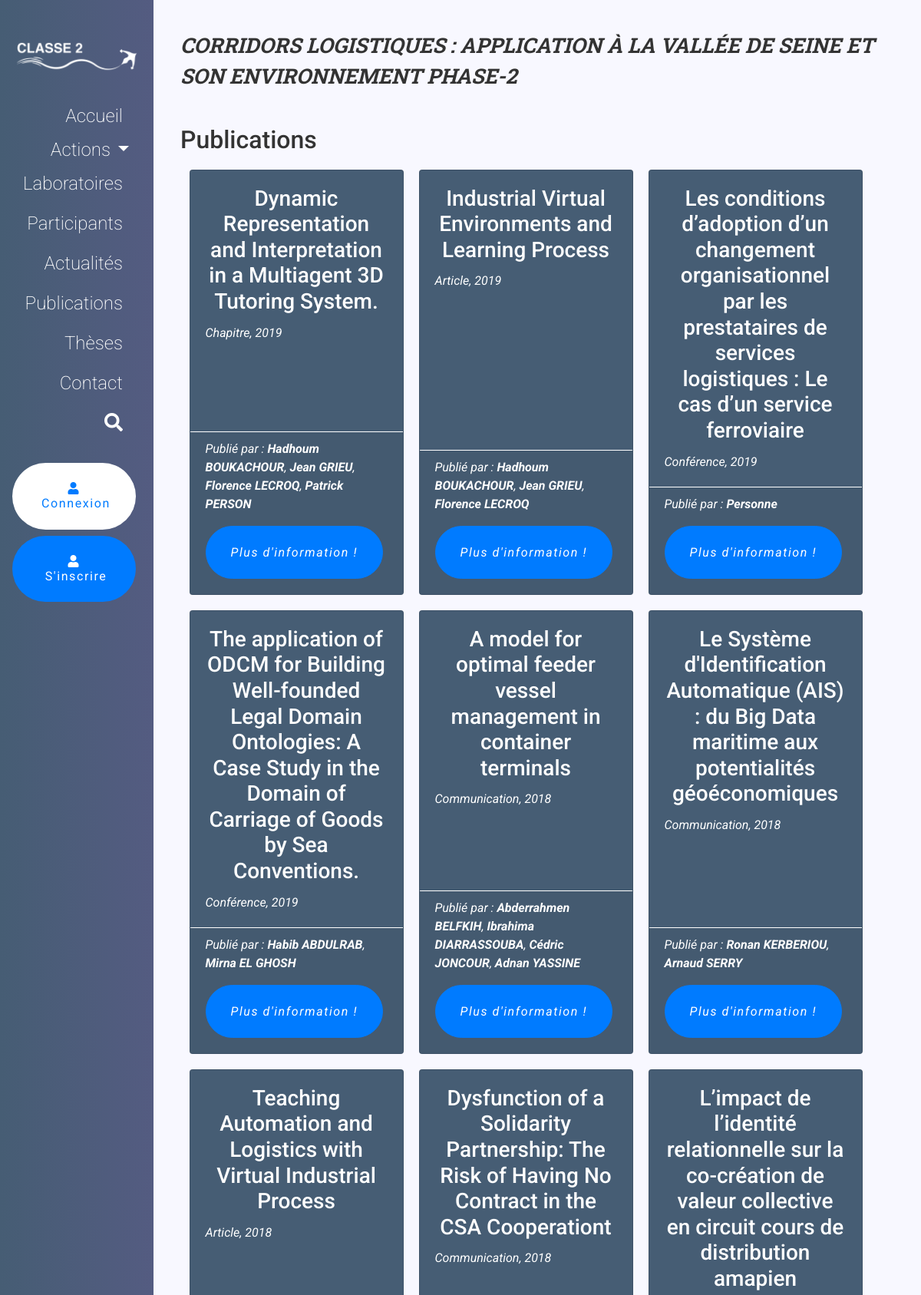
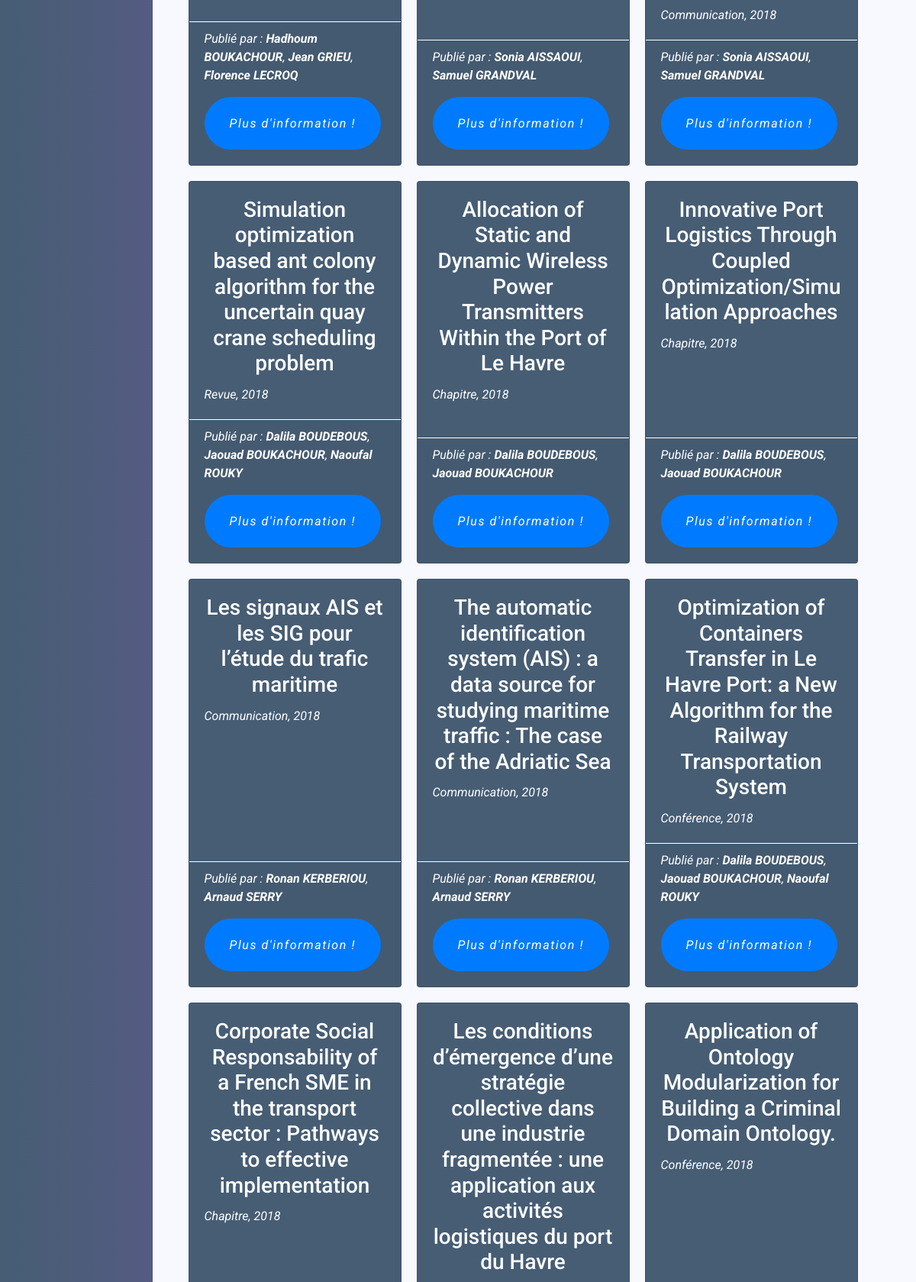
The app's page /classe2/publications.php (upper part) with its own data (2 pictures, top to bottom).
### tables this page shows
CREATE TABLE `projet` (
  `id_projet` int(11) NOT NULL,
  `nom_projet` varchar(255) NOT NULL,
  `abreviation_projet` text NOT NULL,
  `resume_projet` text,
  `date_debut_projet` date DEFAULT NULL,
  `date_fin_projet` date DEFAULT NULL,
  `logo_projet` varchar(500) DEFAULT NULL,
  `media_projet` varchar(500) DEFAULT NULL
);

CREATE TABLE `publication` (
  `id_publication` int(11) NOT NULL,
  `titre_publication` text NOT NULL,
  `annee_publication` varchar(4) NOT NULL,
  `type_publication` enum('Article','Revue','Conférence','Communication','Chapitre') NOT NULL,
  `information_publication` text,
  `lien_publication` varchar(500) DEFAULT NULL,
  `id_action` int(11) NOT NULL
);

CREATE TABLE `utilisateur` (
  `id_utilisateur` int(11) NOT NULL,
  `nom_utilisateur` varchar(255) NOT NULL,
  `prenom_utilisateur` varchar(255) NOT NULL,
  `statut_utilisateur` enum('Enseignant(e)/Chercheur(euse)','Doctorant(e)','Post-Doctorant(e)','Ingénieur(e) d''étude','Ingénieur(e) de recherche','Stagiaire','Invité(e)','Gestionnaire') DEFAULT NULL,
  `etablissement_utilisateur` varchar(255) NOT NULL,
  `mission_utilisateur` varchar(1024) DEFAULT NULL,
  `photo_utilisateur` varchar(500) DEFAULT NULL,
  `site_utilisateur` varchar(500) DEFAULT NULL,
  `mail_utilisateur` varchar(255) NOT NULL,
  `mdp_utilisateur` varchar(255) NOT NULL,
  `token_utilisateur` varchar(255) DEFAULT NULL,
  `expiration_token_utilisateur` varchar(128) DEFAULT NULL,
  `super_admin` int(11) NOT NULL DEFAULT '0',
  `portrait_utilisateur` text
);

### classe2/functions/config.php (called while the page is built, shortened)
<?php
$nameprojetgeneral = "classe2";
try{
    $bdd=new PDO('mysql:host=localhost;dbname='.$nameprojetgeneral.';charset=utf8','root','toor');
}
catch(Exception $e)
{
    die('erreur:'.$e->getMessage());
}
$req = $bdd->prepare("SELECT tab1.abreviation_projet FROM commune.projet AS tab1
                                     WHERE tab1.nom_projet = :nomprojet");
$req->bindParam(':nomprojet', $nameprojetgeneral, PDO::PARAM_STR);
$req->execute();
$reqProjet = $req->fetchAll();
if (strlen($reqProjet[0]['abreviation_projet']) == 0)
{
    $detailprojetgeneral = null;
}
else
{
    $detailprojetgeneral = "".$reqProjet[0]['abreviation_projet']."";
}
?>

### classe2/publications.php (the view, shortened to what this page needs)
<?php
include_once 'includes/header.php';
$reqPubli = $bdd->query('SELECT id_publication, titre_publication, annee_publication, type_publication FROM publication order by annee_publication desc');
$publications = $reqPubli->fetchAll();
$reqAuteur = $bdd->prepare('
SELECT
    tab1.nom_utilisateur,
    tab1.prenom_utilisateur
FROM
    commune.utilisateur AS tab1
JOIN ' . $nameprojetgeneral . '.utilisateur_detail AS tab2
ON
    tab1.id_utilisateur = tab2.id_utilisateur
JOIN ' . $nameprojetgeneral . '.publier AS tab3
ON
    tab2.id_utilisateur_detail = tab3.id_utilisateur_detail
JOIN ' . $nameprojetgeneral . '.publication AS tab4
ON
    tab3.id_publication = tab4.id_publication
WHERE
    tab3.id_publication = :idPubli
order by tab1.nom_utilisateur asc');
?>
<main class="col-lg-10">
    <?php include_once "includes/title.php" ?>
    <section id="listPubli" class="listCard content-container col-lg-12 row">
        <div class="col-lg-12">
            <h2><?php echo $q[$_SESSION['lang']]['publications']['a'] ?></h2>
        </div>
        <div class="col-lg-12">
        </div>
        <?php
        for ($i = 0; $i < sizeof($publications); $i++) {
            $reqAuteur->execute([':idPubli' => $publications[$i]['id_publication']]);
            $auteur = $reqAuteur->fetchAll();
                echo "<section class=\"card\">";
                echo "
              <section class=\"card-body publication\">
                <h3 class=\"card-title text-center\">" . $publications[$i]['titre_publication'] . "</h3>
                <p class=\"card-text font-italic\">" . $publications[$i]['type_publication'] . ", " . $publications[$i]['annee_publication'] . "</p>
                </section>
                  <section class=\"card-footer date\">
                <p class=\"card-text \">" . $q[$_SESSION['lang']]['publications']['c'] . " ";
            if (sizeof($auteur) == 0)
            {
                echo "<strong> Personne </strong>&nbsp;";
            }
            else
            {
                for ($j = 0; $j < sizeof($auteur); $j++) {
                    if ($j == sizeof($auteur) - 1) {
                        echo " <strong>" . $auteur[$j]['prenom_utilisateur'] . " " . $auteur[$j]['nom_utilisateur'] . "</strong>&nbsp;";
                    } else {
                        echo " <strong>" . $auteur[$j]['prenom_utilisateur'] . " " . $auteur[$j]['nom_utilisateur'] . "</strong>,";
                    }
                }
            }
                echo "</p>
                <a class=\"btn btn-primary\" href=\"publication.php?publication=" . $publications[$i]['id_publication'] . "\">" . $q[$_SESSION['lang']]['publications']['d'] . "</a>
              </section>
            </section>";
        }
        ?>
    </section>
</main>
<?php
include_once "includes/footer.php";
?>

### classe2/includes/header.php (shortened to what this page needs)
<?php
include_once "functions/config.php";
$get_q = file_get_contents('json/package.json');
$q = json_decode($get_q, true);
?>
<!DOCTYPE html>
<html lang="fr">
<head>
    <link rel="stylesheet" href="https://stackpath.bootstrapcdn.com/bootstrap/4.1.3/css/bootstrap.min.css"
>
    <link rel="stylesheet" href="css/import/normalize.css">
    <link rel="stylesheet" href="css/import/hamburgers.min.css">
    <link rel="stylesheet" href="css/personal/style.css"/>
    <link rel="stylesheet" href="https://cdnjs.cloudflare.com/ajax/libs/codemirror/5.25.0/codemirror.min.css">
    <link href="https://cdn.jsdelivr.net/npm/froala-editor@2.9.3/css/froala_editor.pkgd.min.css" rel="stylesheet" type="text/css" />
    <link href="https://cdn.jsdelivr.net/npm/froala-editor@2.9.3/css/froala_style.min.css" rel="stylesheet" type="text/css" />
    <link href="https://cdnjs.cloudflare.com/ajax/libs/limonte-sweetalert2/7.33.1/sweetalert2.min.css" rel="stylesheet">
    <link rel="stylesheet" href="https://use.fontawesome.com/releases/v5.7.2/css/all.css">
    <link rel="stylesheet" type="text/css" href="css/import/dd.css" />
    <link rel="stylesheet" type="text/css" href="css/import/flags.css" />
</head>
<body class="container-fluid">
<div class="row">
    <nav id="menuFixed" class="col-lg-2 sticky-top navbar navbar-expand-lg sticky-top logoPosition">
        <a class="nav-item topnav" href="index.php"><img border="0" class="img-brand" alt="Logo"
                                                              src="media/<?php echo $nameprojetgeneral?>_logo.png" width="200" height="200"></a>
        <div class="navbar nav-full collapse" id="navbarNav">
            <ul class="navbar-nav flex-column">
                <li class="nav-item">
                    <a class="nav-link active" href="index.php"><?php echo $q[$_SESSION['lang']]['header']['b']?></a>
                </li>
                <li class="text-right nav-item tn-group dropdown">
                    <a href="actions.php"><?php echo $q[$_SESSION['lang']]['header']['c']?></a>
                    <a class="dropdown-toggle" data-toggle="dropdown" role="button" >
                    </a>
                </li>
                <li class="nav-item">
                    <a class="nav-link" href="laboratoire.php"><?php echo $q[$_SESSION['lang']]['header']['f']?> <span class="flag-icon flag-icon-fr"> </span></a>
                </li>
                <li class="nav-item">
                    <a class="nav-link" href="participants.php"><?php echo $q[$_SESSION['lang']]['header']['t']?></a>
                </li>
                <li class="nav-item">
                    <a class="nav-link" href="actualites.php"><?php echo $q[$_SESSION['lang']]['header']['g']?></a>
                </li>
                <li class="nav-item">
                    <a class="nav-link" href="publications.php"><?php echo $q[$_SESSION['lang']]['header']['h']?></a>
                </li>
                <li class="nav-item">
                    <a class="nav-link" href="theses.php"><?php echo $q[$_SESSION['lang']]['header']['i']?></a>
                </li>
                <li class="nav-item">
                    <a class="nav-link" href="contact.php"><?php echo $q[$_SESSION['lang']]['header']['j']?></a>
                </li>
                <li class="nav-item">
                    <a class="nav-link txt-menu" href="#"><i class="fas fa-search"></i></a>
                </li>
            </ul>
        </div>
        <div class="bottom-footer-container">
            <?php
            if (isset($_SESSION['emailUser'])) {
                echo "
            <div class=\"dropup\">
                <button type=\"button\" class=\"btn btn-secondary dropdown-toggle\" data-toggle=\"dropdown\" aria-haspopup=\"true\" aria-expanded=\"false\">
                    " . $q[$_SESSION['lang']]['header']['k'] . " $prenomUser
                </button>
                <div class=\"dropdown-menu\">
                    <a class=\"dropdown-item\" href=\"profil.php?mail=$mailUser\"><i class=\"fas fa-user-alt\"></i>&nbsp; ". $q[$_SESSION['lang']]['header']['l']."</a>
                    <div class=\"dropdown-divider\"></div>
                    <a class=\"logout dropdown-item\" href=\"#\"><i class=\"fas fa-sign-out-alt\"></i>&nbsp; ". $q[$_SESSION['lang']]['header']['m'] ."</a>
                </div>
            </div>";
                if ($_SESSION['isSuperAdmin'] == 1) {
                    echo "
            <div class='panel-admin'>
                        <a class=\"btn btn-secondary btn-admin\" href=\"admin_panel.php\" type=\"button\"><i class=\"fas fa-user\"></i>&nbsp;". $q[$_SESSION['lang']]['header']['n']."</a>
            </div>
                    ";
                }
            } else {
                echo "
            <a class=\"btn-connection\" href=\"connection.php\" type=\"button\"><i class=\"fas fa-user\"></i>&nbsp;". $q[$_SESSION['lang']]['header']['o'] ."</a>
            <a class=\"btn-inscription\" href=\"inscription.php\" type=\"button\"><i class=\"fas fa-user\"></i>&nbsp;". $q[$_SESSION['lang']]['header']['p'] ."</a>";
            }
            ?>
        </div>
    </nav>

### classe2/includes/title.php
<?php
echo "
    <header class=\"row\">
        <h1 class=\"main-title subtitle col-lg-12\">". $detailprojetgeneral  ."</h1>
    </header>";
?>

### classe2/includes/footer.php (shortened to what this page needs)
<?php
include_once "functions/config.php";
?>
</div>
</body>
</html>

### classe2/css/personal/style.css (style rules this page uses)
body { font-family: 'Roboto', sans-serif!important; color: rgb(51, 51, 51); background-color: rgb(247, 247, 247) !important; }
header { font-family: 'Roboto slab', serif !important; }
h1 { font-family: "Montserrat", sans-serif; text-transform: uppercase; font-weight: 700 !important; font-size: 2rem; line-height: 40px; margin-bottom: 25px; word-break: break-word; }
header { padding: 20px; }
header .subtitle { font-family: 'Roboto slab', serif !important; font-weight: 300; font-style: italic; font-size: 1.7rem; }
nav .nav-item a { font-size: 1.5rem; color: white; text-align: right; font-weight: 200; text-decoration: none; }
main { width: 100%; }
.dropdown-toggle { color: white !important; cursor: pointer; }
.btn { white-space: normal; }
[class*=btn-] { text-align: center; font-weight: 400; letter-spacing: .1rem; padding: 1.5rem 2rem; transition: all 0.2s; border-radius: 5rem; -webkit-appearance: inherit !important; line-height: 1.2; margin-bottom: 0.5rem; }
.card-body p { margin-bottom: 0; }
.container-fluid { background-image: linear-gradient(to right, #465d74, #5b5b88, #884f88, #b13e6b, #c33c39); }
main { background-color: #f8f8ff; padding-bottom: 3rem; }
.img-brand { width: 35vw; margin-top: 2.5rem; padding: .25rem; max-width: 100%; height: auto; }
.content-container { padding: 0 20px; }
:root { --input-padding-x: 1.5rem; --input-padding-y: .75rem; }
.logoPosition { display: flex; z-index: 999; flex-direction: column; align-items: flex-end; justify-content: space-between; }
.bottom-footer-container { display: flex; flex-wrap: wrap; justify-content: center; }
.btn-inscription, .btn-connection { display: block; background-color: white; margin-right: 7.5px; }
.btn-inscription { background-color: #007bff; color: #fff; }
.listCard { display: flex; justify-content: center; flex-wrap: wrap; }
.listCard .card { color: white; background-color: #465D74; margin: 10px; width: 30%; }
.date { font-style: italic; padding-top: 10px; border-top: solid 1px; }
#listPubli .card { background: #465D74; }
@media all and (min-width: 576px) { .img-brand { width: 35vw; } }
@media all and (min-width: 992px) { #menuFixed { height: 100vh; } }
@media all and (min-width: 992px) { .nav-full { display: block !important; } }

### records on screen
projet: abreviation_projet "CORRIDORS LOGISTIQUES : APPLICATION À LA VALLÉE DE SEINE ET SON ENVIRONNEMENT PHASE-2"
publication: titre_publication "Dynamic Representation and Interpretation in a Multiagent 3D Tutoring System.", type_publication "Chapitre", annee_publication "2019"
utilisateur: prenom_utilisateur "Hadhoum", nom_utilisateur "BOUKACHOUR"
utilisateur: prenom_utilisateur "Jean", nom_utilisateur "GRIEU"
utilisateur: prenom_utilisateur "Florence", nom_utilisateur "LECROQ"
utilisateur: prenom_utilisateur "Patrick", nom_utilisateur "PERSON"
publication: titre_publication "Industrial Virtual Environments and Learning Process", type_publication "Article", annee_publication "2019"
publication: titre_publication "Les conditions d’adoption d’un changement organisationnel par les prestataires de services logistiques : Le cas d’un service ferroviaire", type_publication "Conférence", annee_publication "2019", shows "Personne"
publication: titre_publication "The application of ODCM for Building Well-founded Legal Domain Ontologies: A Case Study in the Domain of Carriage of Goods by Sea Conventions.", type_publication "Conférence", annee_publication "2019"
utilisateur: prenom_utilisateur "Habib", nom_utilisateur "ABDULRAB"
utilisateur: prenom_utilisateur "Mirna", nom_utilisateur "EL GHOSH"
publication: titre_publication "A model for optimal feeder vessel management in container terminals", type_publication "Communication", annee_publication "2018"
utilisateur: prenom_utilisateur "Abderrahmen", nom_utilisateur "BELFKIH"
utilisateur: prenom_utilisateur "Ibrahima", nom_utilisateur "DIARRASSOUBA"
utilisateur: prenom_utilisateur "Cédric", nom_utilisateur "JONCOUR"
utilisateur: prenom_utilisateur "Adnan", nom_utilisateur "YASSINE"
publication: titre_publication "Le Système d'Identification Automatique (AIS) : du Big Data maritime aux potentialités géoéconomiques", type_publication "Communication", annee_publication "2018"
utilisateur: prenom_utilisateur "Ronan", nom_utilisateur "KERBERIOU"
utilisateur: prenom_utilisateur "Arnaud", nom_utilisateur "SERRY"
publication: titre_publication "Teaching Automation and Logistics with Virtual Industrial Process", type_publication "Article", annee_publication "2018"
publication: titre_publication "Dysfunction of a Solidarity Partnership: The Risk of Having No Contract in the CSA Cooperationt", type_publication "Communication", annee_publication "2018"
utilisateur: prenom_utilisateur "Sonia", nom_utilisateur "AISSAOUI"
utilisateur: prenom_utilisateur "Samuel", nom_utilisateur "GRANDVAL"
publication: titre_publication "L’impact de l’identité relationnelle sur la co-création de valeur collective en circuit cours de distribution amapien", type_publication "Communication", annee_publication "2018"
publication: titre_publication "Simulation optimization based ant colony algorithm for the uncertain quay crane scheduling problem", type_publication "Revue", annee_publication "2018"
utilisateur: prenom_utilisateur "Dalila", nom_utilisateur "BOUDEBOUS"
utilisateur: prenom_utilisateur "Jaouad", nom_utilisateur "BOUKACHOUR"
utilisateur: prenom_utilisateur "Naoufal", nom_utilisateur "ROUKY"
publication: titre_publication "Allocation of Static and Dynamic Wireless Power Transmitters Within the Port of Le Havre", type_publication "Chapitre", annee_publication "2018"
publication: titre_publication "Innovative Port Logistics Through Coupled Optimization/Simulation Approaches", type_publication "Chapitre", annee_publication "2018"
publication: titre_publication "Les signaux AIS et les SIG pour l’étude du trafic maritime", type_publication "Communication", annee_publication "2018"
publication: titre_publication "The automatic identification system (AIS) : a data source for studying maritime traffic : The case of the Adriatic Sea", type_publication "Communication", annee_publication "2018"
publication: titre_publication "Optimization of Containers Transfer in Le Havre Port: a New Algorithm for the Railway Transportation System", type_publication "Conférence", annee_publication "2018"
publication: titre_publication "Corporate Social Responsability of a French SME in the transport sector : Pathways to effective implementation", type_publication "Chapitre", annee_publication "2018"
publication: titre_publication "Les conditions d’émergence d’une stratégie collective dans une industrie fragmentée : une application aux activités logistiques du port du Havre"
publication: titre_publication "Application of Ontology Modularization for Building a Criminal Domain Ontology.", type_publication "Conférence", annee_publication "2018"

### other values on screen
$q[$_SESSION['lang']]['header']['b'] "Accueil"
$q[$_SESSION['lang']]['header']['c'] "Actions"
$q[$_SESSION['lang']]['header']['f'] "Laboratoires"
$q[$_SESSION['lang']]['header']['t'] "Participants"
$q[$_SESSION['lang']]['header']['g'] "Actualités"
$q[$_SESSION['lang']]['header']['h'] "Publications"
$q[$_SESSION['lang']]['header']['i'] "Thèses"
$q[$_SESSION['lang']]['header']['j'] "Contact"
$q[$_SESSION['lang']]['header']['o'] "Connexion"
$q[$_SESSION['lang']]['header']['p'] "S'inscrire"
$q[$_SESSION['lang']]['publications']['a'] "Publications"
